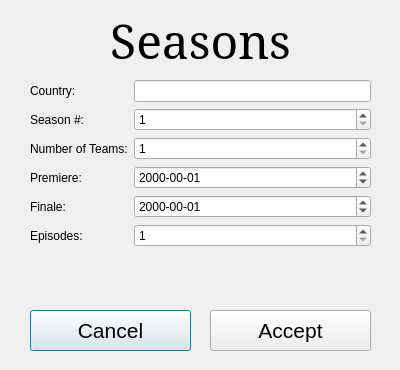
<?xml version="1.0" encoding="UTF-8"?>
<ui version="4.0">
 <class>Dialog</class>
 <widget class="QDialog" name="Dialog">
  <property name="geometry">
   <rect>
    <x>0</x>
    <y>0</y>
    <width>400</width>
    <height>370</height>
   </rect>
  </property>
  <property name="windowTitle">
   <string>Dialog</string>
  </property>
  <widget class="QLabel" name="lblOperation">
   <property name="geometry">
    <rect>
     <x>50</x>
     <y>10</y>
     <width>301</width>
     <height>61</height>
    </rect>
   </property>
   <property name="font">
    <font>
     <family>Serif</family>
     <pointsize>36</pointsize>
    </font>
   </property>
   <property name="text">
    <string>Seasons</string>
   </property>
   <property name="alignment">
    <set>Qt::AlignCenter</set>
   </property>
  </widget>
  <widget class="QWidget" name="formLayoutWidget">
   <property name="geometry">
    <rect>
     <x>30</x>
     <y>80</y>
     <width>341</width>
     <height>211</height>
    </rect>
   </property>
   <layout class="QFormLayout" name="frmSeasons">
    <item row="0" column="0">
     <widget class="QLabel" name="lblCountry">
      <property name="text">
       <string>Country:</string>
      </property>
     </widget>
    </item>
    <item row="1" column="0">
     <widget class="QLabel" name="lblNum">
      <property name="text">
       <string>Season #:</string>
      </property>
     </widget>
    </item>
    <item row="2" column="0">
     <widget class="QLabel" name="lblTeamNum">
      <property name="text">
       <string>Number of Teams:</string>
      </property>
     </widget>
    </item>
    <item row="3" column="0">
     <widget class="QLabel" name="lblPremiere">
      <property name="text">
       <string>Premiere:</string>
      </property>
     </widget>
    </item>
    <item row="4" column="0">
     <widget class="QLabel" name="lblFinale">
      <property name="text">
       <string>Finale:</string>
      </property>
     </widget>
    </item>
    <item row="5" column="0">
     <widget class="QLabel" name="lblEpisodes">
      <property name="text">
       <string>Episodes:</string>
      </property>
     </widget>
    </item>
    <item row="0" column="1">
     <widget class="QLineEdit" name="leCountry">
      <property name="maxLength">
       <number>3</number>
      </property>
     </widget>
    </item>
    <item row="1" column="1">
     <widget class="QSpinBox" name="sbSeason">
      <property name="minimum">
       <number>1</number>
      </property>
     </widget>
    </item>
    <item row="2" column="1">
     <widget class="QSpinBox" name="sbTeams">
      <property name="minimum">
       <number>1</number>
      </property>
      <property name="maximum">
       <number>20</number>
      </property>
     </widget>
    </item>
    <item row="3" column="1">
     <widget class="QDateEdit" name="dePremiere">
      <property name="displayFormat">
       <string>yyyy-mm-dd</string>
      </property>
     </widget>
    </item>
    <item row="4" column="1">
     <widget class="QDateEdit" name="deFinale">
      <property name="displayFormat">
       <string>yyyy-mm-dd</string>
      </property>
     </widget>
    </item>
    <item row="5" column="1">
     <widget class="QSpinBox" name="sbEpisodes">
      <property name="minimum">
       <number>1</number>
      </property>
     </widget>
    </item>
   </layout>
  </widget>
  <widget class="QPushButton" name="pbCancel">
   <property name="geometry">
    <rect>
     <x>30</x>
     <y>310</y>
     <width>161</width>
     <height>41</height>
    </rect>
   </property>
   <property name="font">
    <font>
     <pointsize>16</pointsize>
    </font>
   </property>
   <property name="text">
    <string>Cancel</string>
   </property>
  </widget>
  <widget class="QPushButton" name="pbAccept">
   <property name="geometry">
    <rect>
     <x>210</x>
     <y>310</y>
     <width>161</width>
     <height>41</height>
    </rect>
   </property>
   <property name="font">
    <font>
     <pointsize>16</pointsize>
    </font>
   </property>
   <property name="text">
    <string>Accept</string>
   </property>
  </widget>
 </widget>
 <resources/>
 <connections>
  <connection>
   <sender>pbCancel</sender>
   <signal>clicked()</signal>
   <receiver>Dialog</receiver>
   <slot>close()</slot>
   <hints>
    <hint type="sourcelabel">
     <x>110</x>
     <y>330</y>
    </hint>
    <hint type="destinationlabel">
     <x>199</x>
     <y>184</y>
    </hint>
   </hints>
  </connection>
 </connections>
</ui>
